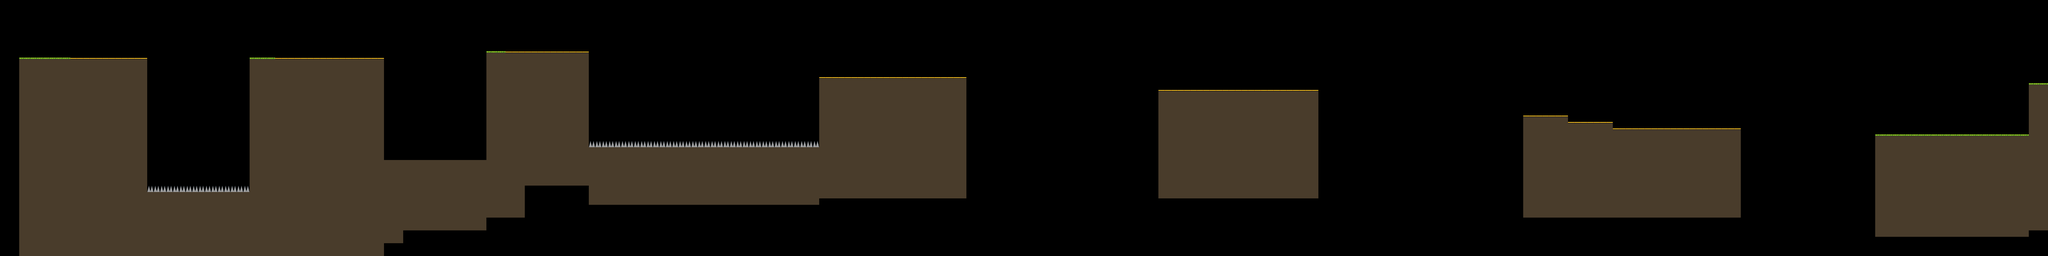

This is a level from a 2D game, rendered from its Tiled map with the project's own tilesets. A one-line summary and the map file follow, with tile-layer data summarised:
An orthogonal 320x40 tile map with 32x32 px tiles, 1 tile layer (Foreground) and 27 objects.

<map version="1.0" orientation="orthogonal" renderorder="right-down" width="320" height="40" tilewidth="32" tileheight="32" nextobjectid="37">
 <tileset firstgid="1" name="tileset" tilewidth="32" tileheight="32" tilecount="12" columns="6">
  <image source="../tileset.png" width="192" height="64" />
 </tileset>
 <layer name="Foreground" width="320" height="40">
  <data>[12800 cells, 4167 non-empty, 4 distinct tile ids]</data>
 </layer>
 <objectgroup name="Solids">
  <object id="1" x="96" y="288" width="640" height="992" />
  <object id="2" x="736" y="960" width="1184" height="320" />
  <object id="3" x="1248" y="288" width="672" height="672" />
  <object id="20" x="1920" y="800" width="96" height="416" />
  <object id="21" x="2016" y="800" width="416" height="352" />
  <object id="22" x="2432" y="256" width="192" height="832" />
  <object id="24" x="2624" y="256" width="320" height="672" />
  <object id="25" x="2944" y="736" width="1152" height="288" />
  <object id="27" x="4096" y="384" width="736" height="608" />
  <object id="28" x="5792" y="448" width="800" height="544" />
  <object id="29" x="7616" y="576" width="224" height="512" />
  <object id="30" x="7840" y="608" width="224" height="480" />
  <object id="31" x="8064" y="640" width="640" height="448" />
  <object id="32" x="9376" y="672" width="768" height="512" />
  <object id="35" x="10144" y="416" width="96" height="736" />
 </objectgroup>
 <objectgroup name="Spikes">
  <object id="4" x="736" y="928" width="512" height="32" />
  <object id="26" x="2944" y="704" width="1152" height="32" />
 </objectgroup>
 <objectgroup name="Boss">
  <object id="9" x="992" y="160" width="32" height="32" />
 </objectgroup>
 <objectgroup name="Boosters">
  <object id="10" x="352" y="288" width="384" height="32" />
  <object id="13" x="1376" y="288" width="384" height="32" />
  <object id="14" x="7616" y="576" width="224" height="32" />
  <object id="15" x="7840" y="608" width="224" height="32" />
  <object id="16" x="8064" y="640" width="640" height="32" />
  <object id="17" x="5792" y="448" width="800" height="32" />
  <object id="18" x="4096" y="384" width="736" height="32" />
  <object id="19" x="2528" y="256" width="416" height="32" />
  <object id="36" x="1760" y="288" width="160" height="32" />
 </objectgroup>
</map>
